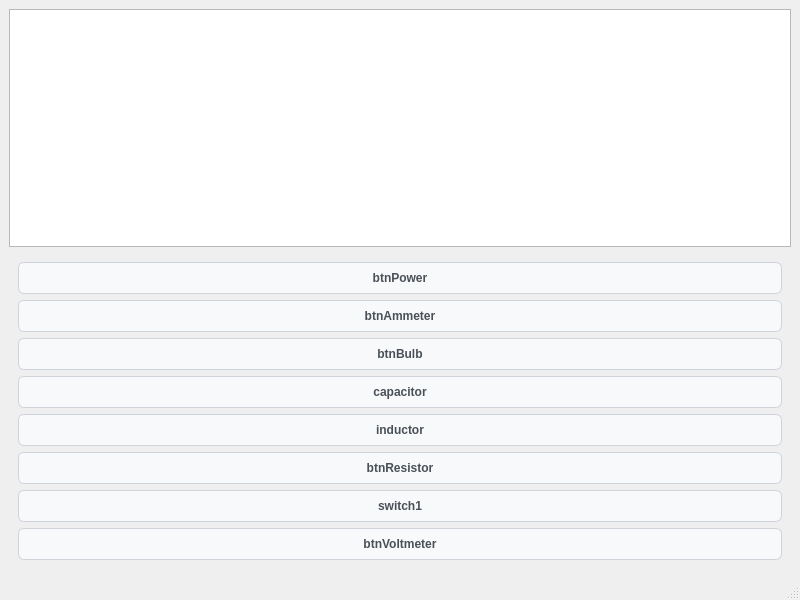
<?xml version="1.0" encoding="UTF-8"?>
<ui version="4.0">
 <class>MainWindow</class>
 <widget class="QMainWindow" name="MainWindow">
  <property name="geometry">
   <rect>
    <x>0</x>
    <y>0</y>
    <width>800</width>
    <height>600</height>
   </rect>
  </property>
  <property name="windowTitle">
   <string>MainWindow</string>
  </property>
  <widget class="QWidget" name="centralwidget">
   <layout class="QVBoxLayout" name="verticalLayout">
    <item>
     <widget class="QGraphicsView" name="circuitView"/>
    </item>
    <item>
     <widget class="QWidget" name="toolBarWidget" native="true">
      <property name="styleSheet">
       <string notr="true">/* 默认按钮长相：圆角、淡灰底色、精致边框 */
QPushButton {
    background-color: #f8f9fa;
    border: 1px solid #ced4da;
    border-radius: 6px;
    padding: 8px 12px;
    color: #495057;
    font-weight: bold;
    font-family: &quot;Microsoft YaHei&quot;;
}

/* 鼠标路过时的魔法：变成科技蓝底色，边框发光 */
QPushButton:hover {
    background-color: #e2eafc;
    border: 1px solid #abc4ff;
    color: #1d3557;
}

/* 鼠标按下去的瞬间：颜色加深，体现物理按压感 */
QPushButton:pressed {
    background-color: #ccdbfd;
    border: 1px solid #7b9acc;
}</string>
      </property>
      <layout class="QVBoxLayout" name="verticalLayout_2">
       <item>
        <widget class="QPushButton" name="btnPower">
         <property name="text">
          <string>btnPower</string>
         </property>
        </widget>
       </item>
       <item>
        <widget class="QPushButton" name="btnAmmeter">
         <property name="text">
          <string>btnAmmeter</string>
         </property>
        </widget>
       </item>
       <item>
        <widget class="QPushButton" name="btnBulb">
         <property name="text">
          <string>btnBulb</string>
         </property>
        </widget>
       </item>
       <item>
        <widget class="QPushButton" name="capacitor">
         <property name="text">
          <string>capacitor</string>
         </property>
        </widget>
       </item>
       <item>
        <widget class="QPushButton" name="inductor">
         <property name="text">
          <string>inductor</string>
         </property>
        </widget>
       </item>
       <item>
        <widget class="QPushButton" name="btnResistor">
         <property name="text">
          <string>btnResistor</string>
         </property>
        </widget>
       </item>
       <item>
        <widget class="QPushButton" name="switch1">
         <property name="text">
          <string>switch1</string>
         </property>
        </widget>
       </item>
       <item>
        <widget class="QPushButton" name="btnVoltmeter">
         <property name="text">
          <string>btnVoltmeter</string>
         </property>
        </widget>
       </item>
      </layout>
     </widget>
    </item>
   </layout>
  </widget>
  <widget class="QMenuBar" name="menubar">
   <property name="geometry">
    <rect>
     <x>0</x>
     <y>0</y>
     <width>800</width>
     <height>17</height>
    </rect>
   </property>
  </widget>
  <widget class="QStatusBar" name="statusbar"/>
 </widget>
 <resources/>
 <connections/>
</ui>
